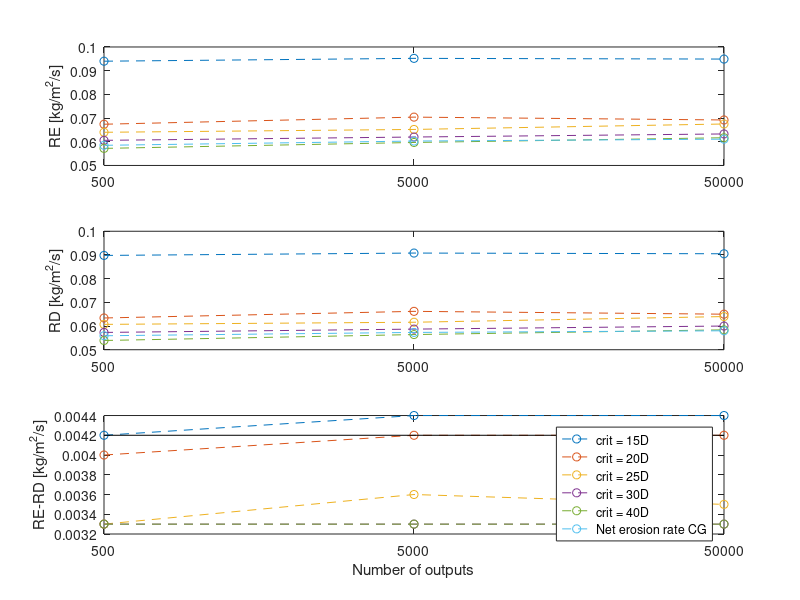

MATLAB code to generate this figure:
M=[0.0940 0.0952 0.0949 0.0898 0.0908 0.0905;
   0.0674 0.0704 0.0692 0.0634 0.0662 0.0650;
   0.0640 0.0652 0.0675 0.0607 0.0616 0.0640;
   0.0606 0.0620 0.0633 0.0573 0.0587 0.0600;
   0.0572 0.0597 0.0617 0.0539 0.0564 0.0584;
   0.0585 0.0603 0.0611 0.0559 0.0573 0.0580];

Ns = [1 2 3];

figure
subplot(3,1,1)
plot(Ns, M(:,1:3),'o--');
xticks([1 2 3]);
xticklabels({'500','5000','50000'});
ylabel('RE [kg/m^2/s]');
subplot(3,1,2)
plot(Ns, M(:,4:6),'o--');
xticks([1 2 3]);
xticklabels({'500','5000','50000'});
ylabel('RD [kg/m^2/s]');
subplot(3,1,3)
plot(Ns, M(:,1:3)-M(:,4:6),'o--');
hold on
plot(Ns, 0.021/5*ones(1,3),'k-');
xticks([1 2 3]);
xticklabels({'500','5000','50000'});
ylim([0.0032 0.0044]);
ylabel('RE-RD [kg/m^2/s]');
xlabel('Number of outputs');
legend('crit = 15D','crit = 20D','crit = 25D','crit = 30D','crit = 40D','Net erosion rate CG');